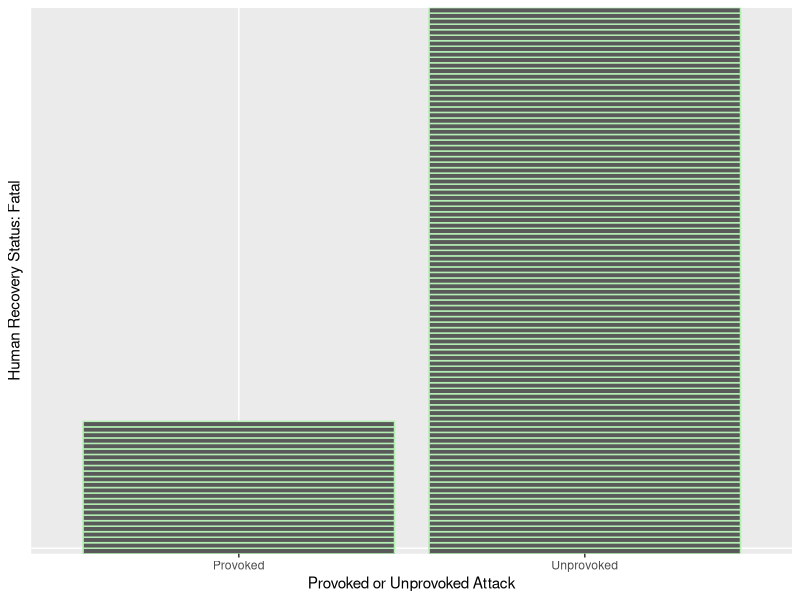
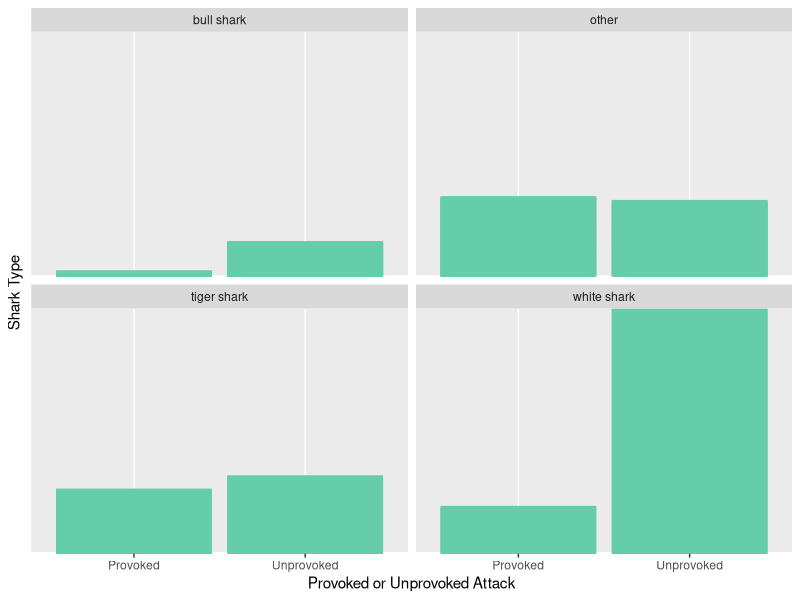

The R source for these figures, in order:
## ---- chunk 1
knitr::opts_chunk$set(echo = FALSE)

library(dplyr)
library(ggplot2)
top_sharks <- read.csv("../data/top.sharks.csv")
filtered_data_sharks <- select(top_sharks, Recovery.status, Provoked.unprovoked)
fatality_data <- filter(filtered_data_sharks, Recovery.status == "fatal", Provoked.unprovoked == c("Provoked", "Unprovoked"), na.rm=TRUE)
filtered_data_sharks <- select(top_sharks, Shark.common.name, Provoked.unprovoked) %>%
  filter(Provoked.unprovoked == "Provoked" | Provoked.unprovoked == "Unprovoked")
## ---- chunk 2
ggplot(data = fatality_data, mapping = aes(x = Provoked.unprovoked, y = Recovery.status)) +
  geom_bar(stat="identity", color="darkseagreen2") +
  theme(axis.ticks.y=element_blank(), axis.text.y=element_blank())+
  labs(x= "Provoked or Unprovoked Attack", y= "Human Recovery Status: Fatal")
## ---- chunk 3
ggplot(data=filtered_data_sharks, mapping = aes(x = Provoked.unprovoked, y = Shark.common.name)) +
  geom_bar(stat="identity", color="aquamarine3", na.rm=TRUE) +
  theme(axis.ticks.y=element_blank(), axis.text.y=element_blank())+
  labs(x="Provoked or Unprovoked Attack", y = "Shark Type") +
  facet_wrap(~Shark.common.name)
